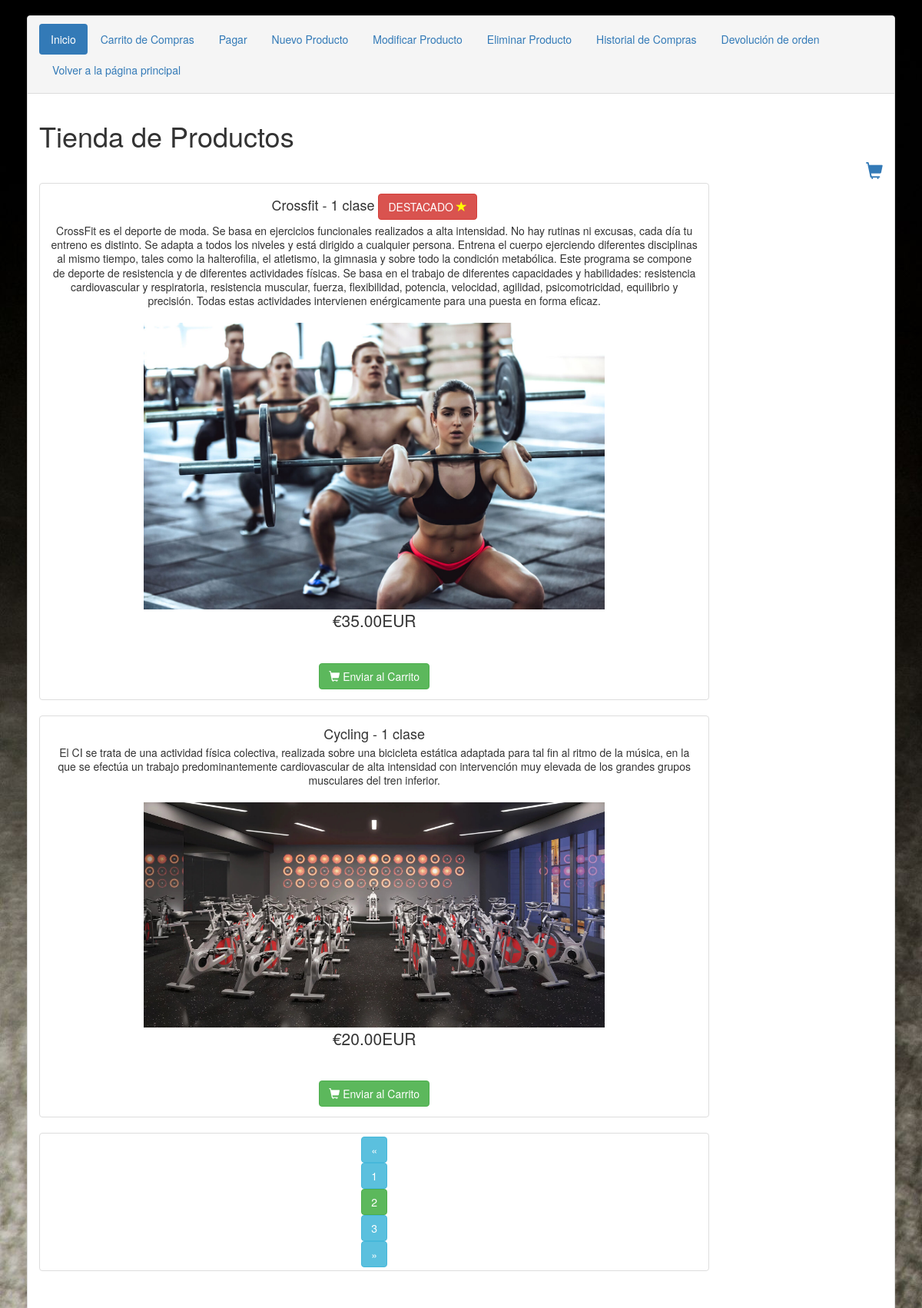
Page /carrito-master/admin/index.php?nume=2 on the committed database.
### tables this page shows
CREATE TABLE IF NOT EXISTS `mis_productos` (
  `id` int(11) NOT NULL AUTO_INCREMENT,
  `name` varchar(200) NOT NULL,
  `description` text NOT NULL,
  `price` float(10,2) NOT NULL,
  `created` datetime NOT NULL,
  `modified` datetime NOT NULL,
  `status` enum('1','0') NOT NULL DEFAULT '1',
  `image` varchar(255) NOT NULL,
  `featured` int(11) NOT NULL COMMENT 'para que salga en productos destacados',
  PRIMARY KEY (`id`)
);

### carrito-master/admin/index.php (the view, shortened to what this page needs)
<?php
include 'Configuracion.php';
?>
<!DOCTYPE html>
<html lang="es">
<head>
    <link rel="stylesheet" href="http://maxcdn.bootstrapcdn.com/bootstrap/3.3.7/css/bootstrap.min.css">
</head>
</head>
<body>
    <div class="container" >
        <div class="panel panel-default">
            <div class="panel-heading">
                <ul class="nav nav-pills">
                    <li role="presentation" class="active"><a href="index.php">Inicio</a></li>
                    <li role="presentation"><a href="VerCarta.php">Carrito de Compras</a></li>
                    <li role="presentation"><a href="Pagos.php">Pagar</a></li>
                    <li role="presentation"><a href="AgregarProducto.php">Nuevo Producto</a></li>
                    <li role="presentation"><a href="ModificarProducto.php">Modificar Producto</a></li>
                    <li role="presentation"><a href="EliminarProducto.php">Eliminar Producto</a></li>
                    <li role="presentation"><a href="historialCompras.php">Historial de Compras</a></li>
                    <li role="presentation"><a href="devolucion.php">Devolución de orden</a></li>
                    <li role="presentation"><a href="../../index2.php">Volver a la página principal</a></li>
                </ul>
            </div>
            <div class="panel-body">
                <h1>Tienda de Productos</h1>
                <a href="VerCarta.php" class="cart-link" title="Ver Carta"><i class="glyphicon glyphicon-shopping-cart"></i></a>
                <div id="products" class="row list-group">
                    <?php
                    $directorio_image = "../../images/";
                    $articulos = mysqli_query($db, "SELECT * FROM mis_productos  ;");
                    $num_registros = @mysqli_num_rows($articulos);
                    $registros = '2';
                    $pagina = $_REQUEST["nume"];
                    if (is_numeric($pagina))
                        $inicio = (($pagina - 1) * $registros);
                    else
                        $inicio = 0;
                    $busqueda = mysqli_query($db, "SELECT * FROM mis_productos LIMIT $inicio,$registros;");
                    $paginas = ceil($num_registros / $registros);
                    ?>
                    <?php
                    if ($num_registros > 0) {
                        while ($resultados = mysqli_fetch_assoc($busqueda)) {
                    ?>
                            <div style="min-width: 80%; justify-content: center; text-align: center" class="item col-lg-4">
                                <div style="min-width: 80%" class="thumbnail">
                                    <div style="min-width: 80%" class="caption">
                                        <h4 class="list-group-item-heading"><?php echo $resultados["name"]; ?>      <?php
                                        if($resultados['featured'] == 1){
                                            echo '<p class="btn btn-danger">DESTACADO <i style="color:yellow" class="glyphicon glyphicon-star
                                            "></i> </p>';
                                        }
                                        ?></h4>
                                        <p class="list-group-item-text"><?php echo $resultados["description"]; ?></p>
                                        <br>
                                        <p class="list-group-item-text"><img width="600px" src="<?php echo $directorio_image.$resultados["image"]?>" alt=""></p>
                                        <div class="row">
                                            <div class="row">
                                                <p class="lead"><?php echo '€' . $resultados["price"] . 'EUR'; ?></p> <br>
                                            </div>
                                            <div class="row">
                                                <a class="btn btn-success" href="AccionCarta.php?action=addToCart&id=<?php echo $resultados["id"]; ?>"><i class="glyphicon glyphicon-shopping-cart"></i> Enviar al Carrito</a>
                                            </div>
                                        </div>
                                    </div>
                                </div>
                            </div>
                        <?php }
                    } else { ?>
                        <p>Producto(s) no existe.....</p>
                    <?php } ?>
                    <div style="min-width: 80%; justify-content: center; text-align: center" class="item col-lg-4">
                        <div style="min-width: 80%" class="thumbnail">
                        <?php
                        if ($_REQUEST["nume"] == "1") {
                            $_REQUEST["nume"] == "0";
                            echo  "";
                        } else {
                            if ($pagina > 1)
                                $ant = $_REQUEST["nume"] - 1;
                            echo "<a class='btn btn-info' aria-label='Previous' href='index.php?nume=1'><span aria-hidden='true'>&laquo;</span><span class='sr-only'>Previous</span></a>";
                            echo "<li class='page-item '><a class='btn btn-info' href='index.php?nume=" . ($pagina - 1) . "' >" . $ant . "</a></li>";
                        }
                        echo "<li class='active'><a class='btn btn-success' >" . $_REQUEST["nume"] . "</a></li>";
                        $sigui = $_REQUEST["nume"] + 1;
                        $ultima = $num_registros / $registros;
                        if ($pagina < $paginas && $paginas > 1)
                            echo "<li class='page-item'><a class='btn btn-info' href='index.php?nume=" . ($pagina + 1) . "'>" . $sigui . "</a></li>";
                        if ($pagina < $paginas && $paginas > 1)
                            echo "
            <li class='page-item'><a class='btn btn-info' aria-label='Next' href='index.php?nume=" . ceil($ultima) . "'><span aria-hidden='true'>&raquo;</span><span class='sr-only'>Next</span></a>
            </li>";
                        ?>
                        </div>
                    </div>
                        </div>
                        </div>
                    </div>
                </div>
</body>
</html>

### carrito-master/admin/index.php (style rules this page uses)
.container { padding: 20px; }
.cart-link { width: 100%; text-align: right; display: block; font-size: 22px; }
body { background-image: url("../../images/pesa.jpg"); }
li { list-style-type: none; display: block; }

### rows in the picture
mis_productos: name "Crossfit - 1 clase", featured "DESTACADO", description "CrossFit es el deporte de moda. Se basa en ejercicios funcionales realizados a alta intensidad. No hay rutinas ni excusas, cada día tu entreno es distinto. Se adapta a todos los niveles y está dirigido a cualquier persona. Entrena el cuerpo ejerciendo diferentes disciplinas al mismo tiempo, tales como la halterofilia, el atletismo, la gimnasia y sobre todo la condición metabólica. Este programa se compone de deporte de resistencia y de diferentes actividades físicas. Se basa en el trabajo de diferentes capacidades y habilidades: resistencia cardiovascular y respiratoria, resistencia muscular, fuerza, flexibilidad, potencia, velocidad, agilidad, psicomotricidad, equilibrio y precisión. Todas…", image (picture), price "35.00"
mis_productos: name "Cycling - 1 clase", description "El CI se trata de una actividad física colectiva, realizada sobre una bicicleta estática adaptada para tal fin al ritmo de la música, en la que se efectúa un trabajo predominantemente cardiovascular de alta intensidad con intervención muy elevada de los grandes grupos musculares del tren inferior.", image (picture), price "20.00"

### other values in the picture
$ant "1"
$_REQUEST["nume"] "2"
$sigui "3"
